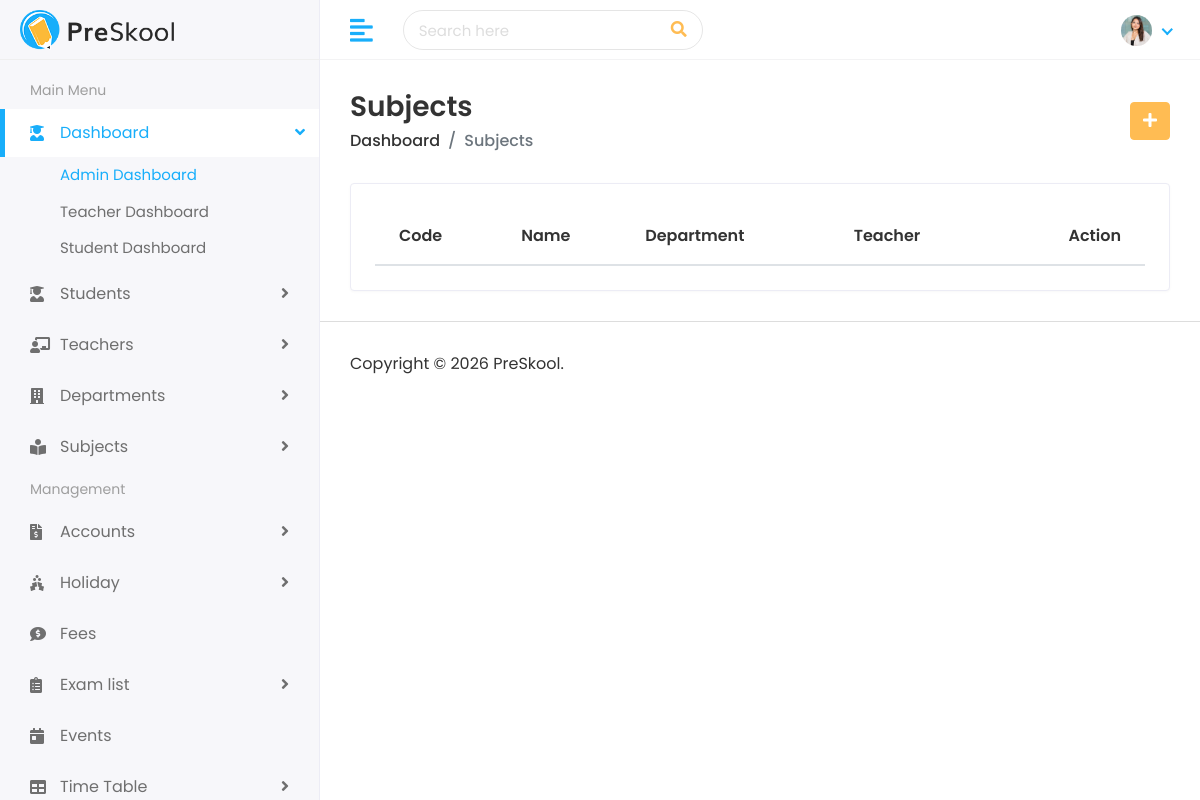
The page /subjects/ on the database as committed earlier.
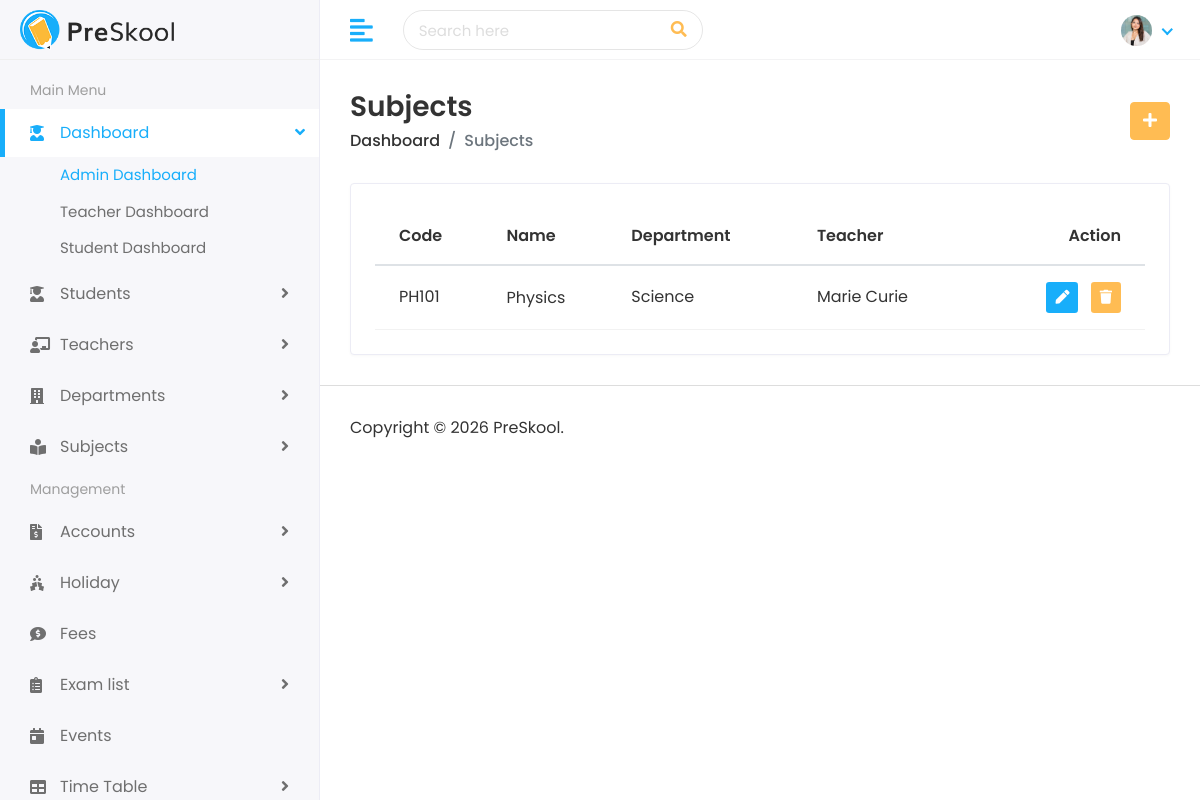
The same page on the database as committed later.
### faculty/models.py (models this page shows, shortened)
class Subject(models.Model):
    name = models.CharField(max_length=200)
    code = models.CharField(max_length=50, unique=True)
    department = models.ForeignKey(
        Department, on_delete=models.SET_NULL,
        null=True, blank=True, related_name='subjects'
    )
    teacher = models.ForeignKey(
        Teacher, on_delete=models.SET_NULL,
        null=True, blank=True, related_name='subjects'
    )

class Department(models.Model):
    name = models.CharField(max_length=200, unique=True)
    description = models.TextField(blank=True)
    head_teacher = models.ForeignKey(
        'Teacher', on_delete=models.SET_NULL,
        null=True, blank=True, related_name='headed_department'
    )

class Teacher(models.Model):
    teacher_id = models.CharField(max_length=50, unique=True)
    first_name = models.CharField(max_length=100)
    last_name = models.CharField(max_length=100)
    gender = models.CharField(max_length=20, choices=[('Male', 'Male'), ('Female', 'Female'), ('Others', 'Others')])
    date_of_birth = models.DateField()
    mobile_number = models.CharField(max_length=20)
    joining_date = models.DateField()
    qualification = models.CharField(max_length=150)
    experience = models.CharField(max_length=100)
    username = models.CharField(max_length=100, unique=True)
    email = models.EmailField(max_length=150, unique=True)
    password = models.CharField(max_length=100)
    address = models.TextField()
    city = models.CharField(max_length=100)
    state = models.CharField(max_length=100)
    zip_code = models.CharField(max_length=20)
    country = models.CharField(max_length=100)
    image = models.ImageField(upload_to='teachers/', blank=True, null=True)
    department = models.ForeignKey(
        Department, on_delete=models.SET_NULL,
        null=True, blank=True, related_name='teachers'
    )

### faculty/views.py (the view)
# urls.py: path('subjects/', views.subject_list, name='subject_list'),
def subject_list(request):
    subjects = Subject.objects.all()
    return render(request, 'subjects/subjects.html', {'subjects': subjects})

### templates/subjects/subjects.html (shortened to what this page needs)
{% extends 'Home/base.html' %}
{% load static %}
{% block body %}
<div class="page-wrapper">
    <div class="content container-fluid">
        <div class="page-header">
            <div class="row align-items-center">
                <div class="col">
                    <h3 class="page-title">Subjects</h3>
                    <ul class="breadcrumb">
                        <li class="breadcrumb-item"><a href="/dashboard">Dashboard</a></li>
                        <li class="breadcrumb-item active">Subjects</li>
                    </ul>
                </div>
                <div class="col-auto text-right float-right ml-auto">
                    <a href="{% url 'add_subject' %}" class="btn btn-primary"><i class="fas fa-plus"></i></a>
                </div>
            </div>
        </div>
        <div class="row">
            <div class="col-sm-12">
                <div class="card card-table">
                    <div class="card-body">
                        <div class="table-responsive">
                            <table class="table table-hover table-center mb-0 datatable">
                                <thead>
                                    <tr>
                                        <th>Code</th>
                                        <th>Name</th>
                                        <th>Department</th>
                                        <th>Teacher</th>
                                        <th class="text-right">Action</th>
                                    </tr>
                                </thead>
                                <tbody>
                                    {% for subject in subjects %}
                                    <tr>
                                        <td>{{ subject.code }}</td>
                                        <td>
                                            <h2>
                                                <a href="{% url 'view_subject' subject.pk %}">{{ subject.name }}</a>
                                            </h2>
                                        </td>
                                        <td>{% if subject.department %}{{ subject.department.name }}{% else %}-{% endif %}</td>
                                        <td>{% if subject.teacher %}{{ subject.teacher.first_name }} {{ subject.teacher.last_name }}{% else %}-{% endif %}</td>
                                        <td class="text-right">
                                            <div class="actions">
                                                <a href="{% url 'edit_subject' subject.pk %}" class="btn btn-sm bg-success-light mr-2">
                                                    <i class="fas fa-pen"></i>
                                                </a>
                                                <form action="{% url 'delete_subject' subject.pk %}" method="POST" style="display:inline;">
                                                    <button type="submit" class="btn btn-sm bg-danger-light" onclick="return confirm('Are you sure you want to delete this subject?');">
                                                        <i class="fas fa-trash"></i>
                                                    </button>
                                                </form>
                                            </div>
                                        </td>
                                    </tr>
                                    {% endfor %}
                                </tbody>
                            </table>
                        </div>
                    </div>
                </div>
            </div>
        </div>
    </div>
    <footer>
        <p>Copyright © 2026 PreSkool.</p>
    </footer>
</div>
{% endblock %}

Rows that differ between the two databases and show on the page:
added Subject: code "PH101", name "Physics", department.name "Science", teacher.first_name "Marie", teacher.last_name "Curie"
